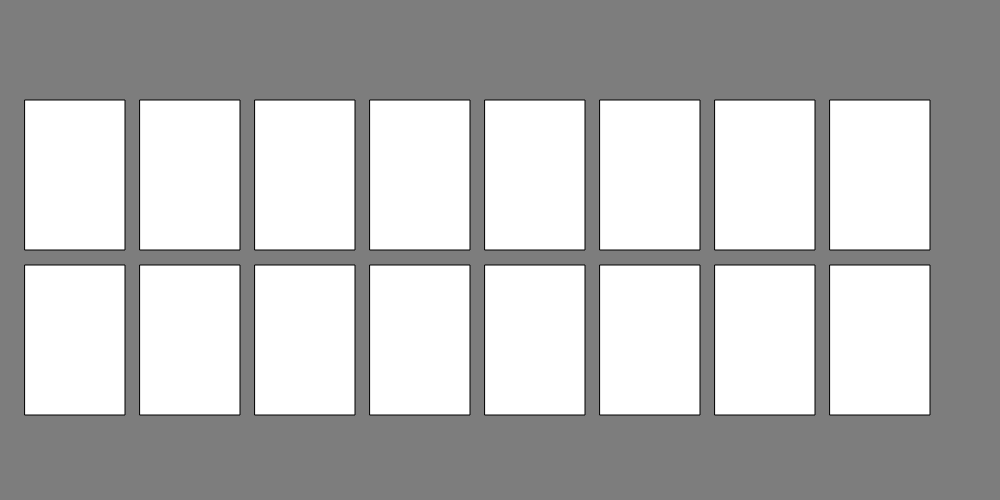
Frame 1 (no input)
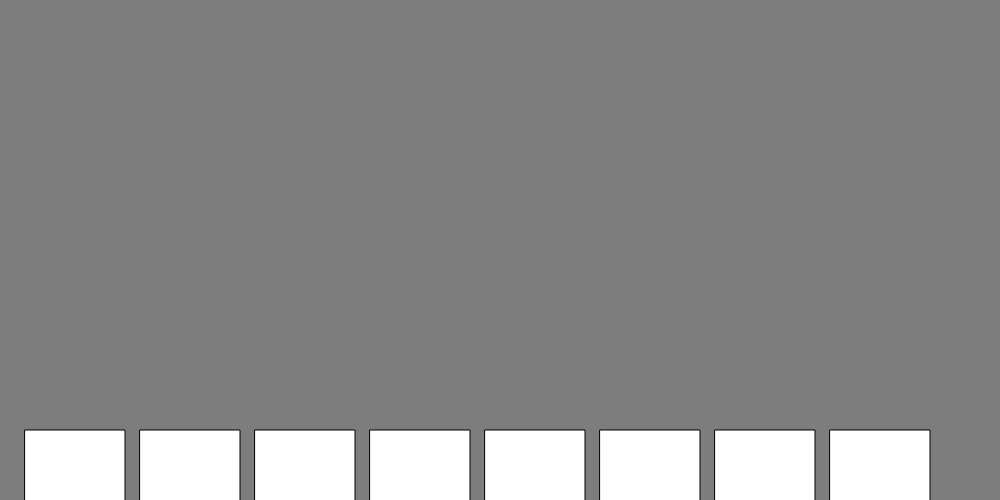
Frame 2 (the mouse pressed at the canvas centre, redrawn once)

The p5.js sketch that drew these frames (run headless with seeded random() and noise() and a simulated clock; the mouse was pressed at the canvas centre and the sketch redrawn once):

// p5.js sketch
// ── sketch.js
const myRectangle = [];
let startingX = 25;
let startingY = 25;
let rectX = 25;
let rectY = 100;
let rectWidth = 100;
let rectHeight = 150;
let gap = 15;
for (let i = 0; i < 8; i++);


function setup() {
  createCanvas(1000, 500);
  }

function mousePressed() {
  if (mouseX > 0 && mouseX < 100 && mouseY > 0 && mouseY < 100) {
    console.log("mouse is pressed");
    // loop();
  }
}

function draw() {
  noLoop();
  background(125);
  //outer loop for rows
  for (j = 0; j < 2; j++) {
    //inner loop for columns
    for (let i = 0; i < 8; i++) {
      rect(rectX, rectY, rectWidth, rectHeight);
      rectX = rectX + rectWidth + gap;
    }
    rectY = rectY + rectHeight + gap;
    rectX = startingX;
  }
}
